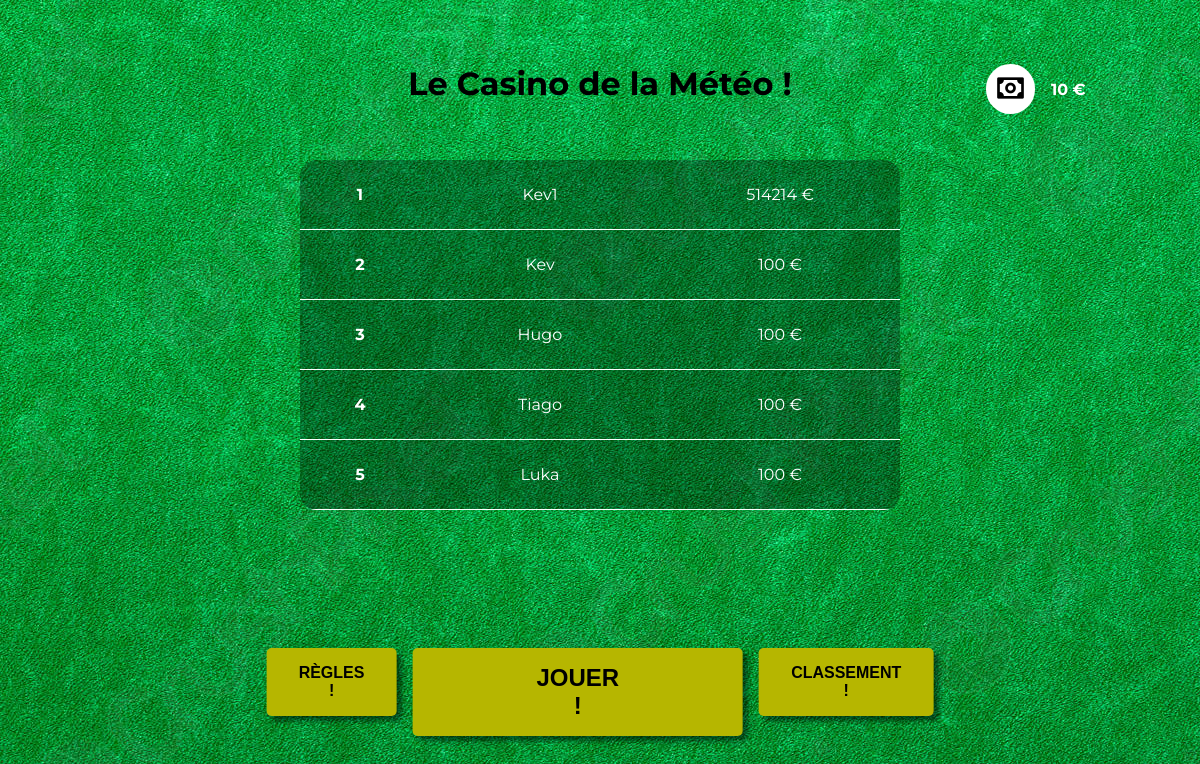
Screenshot of / (signed in) with the database file from the repository.
### base/models.py (models this page shows)
class UserMoney(models.Model):
    user = models.ForeignKey(User, on_delete=models.CASCADE)
    money = models.IntegerField(default=100)

### base/views.py (the view)
# urls.py: 2. Add a URL to urlpatterns:  path('', Home.as_view(), name='home')
@login_required
def Home(request):
    user = UserMoney.objects.get(user=request.user)
    Moneyuser = user.money
    ranking = UserMoney.objects.all().order_by('-money')[:5]
    return render(request, 'home.html', {'money': Moneyuser, 'ranking': ranking})

### base/templates/home.html
{% extends 'layout/layout.html' %}
{% block content %}
<h1 style="text-align: center; margin-top: 64px">Le Casino de la Météo !</h1>
<section class="containerRanking">
    <div class="ranking">
        {% if ranking %}
            {% for userRank in ranking %}
                <div class="userRank">
                    <div style="width: 50%">
                        <p style="text-align: center; font-weight: bold">{{ forloop.counter }}</p>
                    </div>
                    <div style="width: 100%">
                        <p>{{ userRank.user.username }}</p>
                    </div>
                    <div style="width: 100%">
                        <p>{{ userRank.money }} €</p>
                    </div>
            </div>
            {% endfor %}
        {% endif %}
    </div>
</section>
<section class="footer">
    <a href="/rules">
        <button style="font-size: 16px;padding-inline: 32px;">Règles !</button>
    </a>
    <a href="/play">
        <button style="font-size: 24px;padding-inline: 124px;">JOUER !</button>
    </a>
    <a href="/ranking">
        <button style="font-size: 16px;padding-inline: 32px;">Classement !</button>
    </a>
</section>
{% endblock %}

### base/static/css/style.css (style rules this page uses)
* { margin: 0; padding: 0 }
body { font-family: 'Montserrat'; margin: 0; width: 100%; height: 100%; background-image: url("../images/table.jpg"); }
.ranking { background: rgba(0, 0, 0, 0.3); height: 350px; width: 600px; color: white; border-radius: 16px; overflow-y: auto }
.ranking .userRank { display: flex; justify-content: space-evenly; padding-block: 25px; border-bottom: 1px solid white; }
.ranking .userRank p { text-align: center; }
.containerRanking { position: absolute; left: 50%; top: 20%; transform: translateX(-50%); }
button { border-radius: 5px; background: #b6b600; border: none; padding: 16px; text-transform: uppercase; font-weight: bold; box-shadow: 5px 5px 5px rgba(0, 0, 0, 0.5); }
.footer { position: absolute; left: 50%; bottom: 64px; transform: translateX(-50%); margin-top: 16px; display: flex; gap: 16px; }

### rows the page displays
UserMoney: user.username "Kev1", money "514214"
UserMoney: user.username "Kev", money "100"
UserMoney: user.username "Hugo", money "100"
UserMoney: user.username "Tiago", money "100"
UserMoney: user.username "Luka", money "100"

### other values shown
{{ money }} "10"
